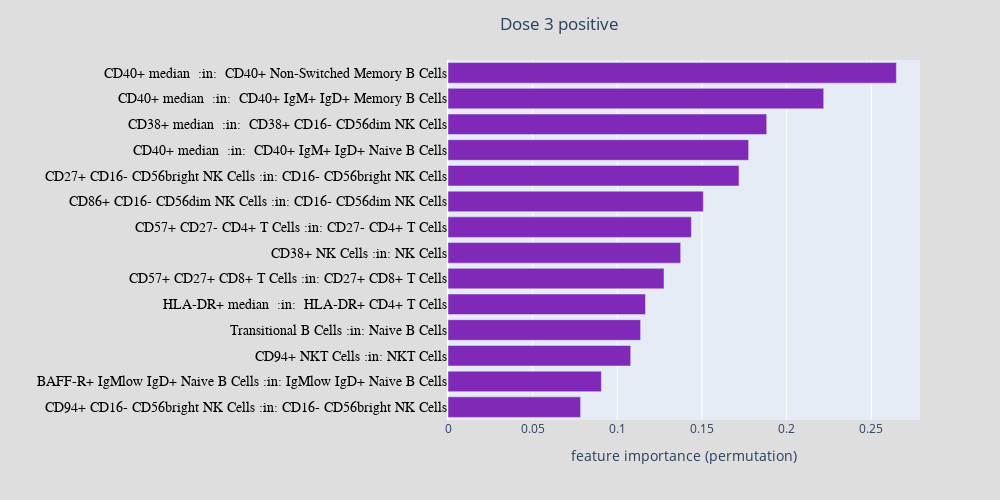

The notebook cell saved with this chart:
### Code cell
df = data["SVM_RFE_d3_p"]["df"]
df = df.loc[df["var"]!="age",:]
df = df.loc[df["var"]!="tx_time",:]
df = df.loc[df["var"]!="type",:]
df = df.sort_values(by="impor_mean",ascending=False)
fig1 = px.bar(df.iloc[:30,:], x="impor_mean", y="var",orientation='h',labels={"impor_mean": "feature importance (permutation)","var": ""})
fig1.update_layout(showlegend=False,height = 500,yaxis={'categoryorder':'total ascending'},width = 1000,title = "Dose 3 positive")
fig1.layout.title.xanchor = 'left'
fig1.layout.title.x = 0.5
fig1.update_traces(marker_color='rgba( 128,41, 185, 1.0)')
fig1.layout.yaxis.tickfont = dict(size =14, color='black', family='Arial, sans-serif')
fig1.layout.paper_bgcolor = 'rgb(222,222,222)'
fig1.update(layout_coloraxis_showscale=False)
#fig1.update_yaxes(ticklabelposition="inside top", title=None)
fig1.write_image("fig_ml_B.svg")
fig1

### Figure 1 — Plotly figure (JSON) as saved in the notebook; plotly's stock layout.template omitted (floating-point values rounded to 4 significant figures)
{"data": [{"alignmentgroup": "True", "hovertemplate": "feature importance (permutation)=%{x}<br>=%{y}<extra></extra>", "legendgroup": "", "marker": {"color": "rgba( 128,41, 185, 1.0)", "pattern": {"shape": ""}}, "name": "", "offsetgroup": "", "orientation": "h", "showlegend": false, "textposition": "auto", "type": "bar", "x": [0.2648, 0.2219, 0.1882, 0.1776, 0.1719, 0.1508, 0.1438, 0.1374, 0.1276, 0.1166, 0.1138, 0.1079, 0.0906, 0.07833], "xaxis": "x", "y": ["CD40+ median  :in:  CD40+ Non-Switched Memory B Cells", "CD40+ median  :in:  CD40+ IgM+ IgD+ Memory B Cells", "CD38+ median  :in:  CD38+ CD16- CD56dim NK Cells", "CD40+ median  :in:  CD40+ IgM+ IgD+ Naive B Cells", "CD27+ CD16- CD56bright NK Cells :in: CD16- CD56bright NK Cells", "CD86+ CD16- CD56dim NK Cells :in: CD16- CD56dim NK Cells", "CD57+ CD27- CD4+ T Cells :in: CD27- CD4+ T Cells", "CD38+ NK Cells :in: NK Cells", "CD57+ CD27+ CD8+ T Cells :in: CD27+ CD8+ T Cells", "HLA-DR+ median  :in:  HLA-DR+ CD4+ T Cells", "Transitional B Cells :in: Naive B Cells", "CD94+ NKT Cells :in: NKT Cells", "BAFF-R+ IgMlow IgD+ Naive B Cells :in: IgMlow IgD+ Naive B Cells", "CD94+ CD16- CD56bright NK Cells :in: CD16- CD56bright NK Cells"], "yaxis": "y"}], "layout": {"barmode": "relative", "coloraxis": {"showscale": false}, "height": 500, "legend": {"tracegroupgap": 0}, "margin": {"t": 60}, "paper_bgcolor": "rgb(222,222,222)", "showlegend": false, "title": {"text": "Dose 3 positive", "x": 0.5, "xanchor": "left"}, "width": 1000, "xaxis": {"anchor": "y", "autorange": true, "domain": [0, 1], "range": [0, 0.2788], "title": {"text": "feature importance (permutation)"}, "type": "linear"}, "yaxis": {"anchor": "x", "autorange": true, "categoryorder": "total ascending", "domain": [0, 1], "range": [-0.5, 13.5], "tickfont": {"color": "black", "family": "Arial, sans-serif", "size": 14}, "title": {"text": ""}, "type": "category"}}}
